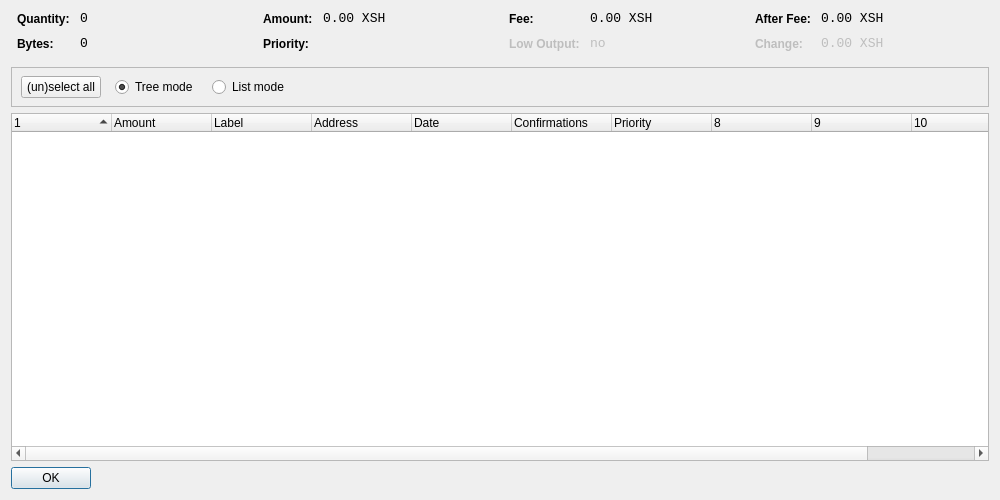
<?xml version="1.0" encoding="UTF-8"?>
<ui version="4.0">
 <class>CoinControlDialog</class>
 <widget class="QDialog" name="CoinControlDialog">
  <property name="geometry">
   <rect>
    <x>0</x>
    <y>0</y>
    <width>1000</width>
    <height>500</height>
   </rect>
  </property>
  <property name="windowTitle">
   <string>Coin Control</string>
  </property>
  <layout class="QVBoxLayout" name="verticalLayout">
   <item>
    <layout class="QHBoxLayout" name="horizontalLayoutTop" stretch="0,0,0,0">
     <property name="topMargin">
      <number>0</number>
     </property>
     <property name="bottomMargin">
      <number>10</number>
     </property>
     <item>
      <layout class="QFormLayout" name="formLayoutCoinControl1">
       <property name="horizontalSpacing">
        <number>10</number>
       </property>
       <property name="verticalSpacing">
        <number>10</number>
       </property>
       <property name="leftMargin">
        <number>6</number>
       </property>
       <property name="rightMargin">
        <number>6</number>
       </property>
       <item row="0" column="0">
        <widget class="QLabel" name="labelCoinControlQuantityText">
         <property name="styleSheet">
          <string notr="true">font-weight:bold;</string>
         </property>
         <property name="text">
          <string>Quantity:</string>
         </property>
        </widget>
       </item>
       <item row="0" column="1">
        <widget class="QLabel" name="labelCoinControlQuantity">
         <property name="font">
          <font>
           <family>Monospace</family>
           <pointsize>10</pointsize>
          </font>
         </property>
         <property name="cursor">
          <cursorShape>IBeamCursor</cursorShape>
         </property>
         <property name="contextMenuPolicy">
          <enum>Qt::ActionsContextMenu</enum>
         </property>
         <property name="text">
          <string>0</string>
         </property>
         <property name="textInteractionFlags">
          <set>Qt::LinksAccessibleByMouse|Qt::TextSelectableByKeyboard|Qt::TextSelectableByMouse</set>
         </property>
        </widget>
       </item>
       <item row="1" column="0">
        <widget class="QLabel" name="labelCoinControlBytesText">
         <property name="styleSheet">
          <string notr="true">font-weight:bold;</string>
         </property>
         <property name="text">
          <string>Bytes:</string>
         </property>
        </widget>
       </item>
       <item row="1" column="1">
        <widget class="QLabel" name="labelCoinControlBytes">
         <property name="font">
          <font>
           <family>Monospace</family>
           <pointsize>10</pointsize>
          </font>
         </property>
         <property name="cursor">
          <cursorShape>IBeamCursor</cursorShape>
         </property>
         <property name="contextMenuPolicy">
          <enum>Qt::ActionsContextMenu</enum>
         </property>
         <property name="text">
          <string>0</string>
         </property>
         <property name="textInteractionFlags">
          <set>Qt::LinksAccessibleByMouse|Qt::TextSelectableByKeyboard|Qt::TextSelectableByMouse</set>
         </property>
        </widget>
       </item>
      </layout>
     </item>
     <item>
      <layout class="QFormLayout" name="formLayoutCoinControl2">
       <property name="horizontalSpacing">
        <number>10</number>
       </property>
       <property name="verticalSpacing">
        <number>10</number>
       </property>
       <property name="leftMargin">
        <number>6</number>
       </property>
       <property name="rightMargin">
        <number>6</number>
       </property>
       <item row="0" column="0">
        <widget class="QLabel" name="labelCoinControlAmountText">
         <property name="styleSheet">
          <string notr="true">font-weight:bold;</string>
         </property>
         <property name="text">
          <string>Amount:</string>
         </property>
        </widget>
       </item>
       <item row="0" column="1">
        <widget class="QLabel" name="labelCoinControlAmount">
         <property name="font">
          <font>
           <family>Monospace</family>
           <pointsize>10</pointsize>
          </font>
         </property>
         <property name="cursor">
          <cursorShape>IBeamCursor</cursorShape>
         </property>
         <property name="contextMenuPolicy">
          <enum>Qt::ActionsContextMenu</enum>
         </property>
         <property name="text">
          <string>0.00 XSH</string>
         </property>
         <property name="textInteractionFlags">
          <set>Qt::LinksAccessibleByMouse|Qt::TextSelectableByKeyboard|Qt::TextSelectableByMouse</set>
         </property>
        </widget>
       </item>
       <item row="1" column="0">
        <widget class="QLabel" name="labelCoinControlPriorityText">
         <property name="styleSheet">
          <string notr="true">font-weight:bold;</string>
         </property>
         <property name="text">
          <string>Priority:</string>
         </property>
        </widget>
       </item>
       <item row="1" column="1">
        <widget class="QLabel" name="labelCoinControlPriority">
         <property name="font">
          <font>
           <family>Monospace</family>
           <pointsize>10</pointsize>
          </font>
         </property>
         <property name="cursor">
          <cursorShape>IBeamCursor</cursorShape>
         </property>
         <property name="contextMenuPolicy">
          <enum>Qt::ActionsContextMenu</enum>
         </property>
         <property name="text">
          <string/>
         </property>
         <property name="textInteractionFlags">
          <set>Qt::LinksAccessibleByMouse|Qt::TextSelectableByKeyboard|Qt::TextSelectableByMouse</set>
         </property>
        </widget>
       </item>
      </layout>
     </item>
     <item>
      <layout class="QFormLayout" name="formLayoutCoinControl3">
       <property name="horizontalSpacing">
        <number>10</number>
       </property>
       <property name="verticalSpacing">
        <number>10</number>
       </property>
       <property name="leftMargin">
        <number>6</number>
       </property>
       <property name="rightMargin">
        <number>6</number>
       </property>
       <item row="0" column="0">
        <widget class="QLabel" name="labelCoinControlFeeText">
         <property name="styleSheet">
          <string notr="true">font-weight:bold;</string>
         </property>
         <property name="text">
          <string>Fee:</string>
         </property>
        </widget>
       </item>
       <item row="0" column="1">
        <widget class="QLabel" name="labelCoinControlFee">
         <property name="font">
          <font>
           <family>Monospace</family>
           <pointsize>10</pointsize>
          </font>
         </property>
         <property name="cursor">
          <cursorShape>IBeamCursor</cursorShape>
         </property>
         <property name="contextMenuPolicy">
          <enum>Qt::ActionsContextMenu</enum>
         </property>
         <property name="text">
          <string>0.00 XSH</string>
         </property>
         <property name="textInteractionFlags">
          <set>Qt::LinksAccessibleByMouse|Qt::TextSelectableByKeyboard|Qt::TextSelectableByMouse</set>
         </property>
        </widget>
       </item>
       <item row="1" column="0">
        <widget class="QLabel" name="labelCoinControlLowOutputText">
         <property name="enabled">
          <bool>false</bool>
         </property>
         <property name="styleSheet">
          <string notr="true">font-weight:bold;</string>
         </property>
         <property name="text">
          <string>Low Output:</string>
         </property>
        </widget>
       </item>
       <item row="1" column="1">
        <widget class="QLabel" name="labelCoinControlLowOutput">
         <property name="enabled">
          <bool>false</bool>
         </property>
         <property name="font">
          <font>
           <family>Monospace</family>
           <pointsize>10</pointsize>
          </font>
         </property>
         <property name="cursor">
          <cursorShape>IBeamCursor</cursorShape>
         </property>
         <property name="contextMenuPolicy">
          <enum>Qt::ActionsContextMenu</enum>
         </property>
         <property name="text">
          <string>no</string>
         </property>
         <property name="textInteractionFlags">
          <set>Qt::LinksAccessibleByMouse|Qt::TextSelectableByKeyboard|Qt::TextSelectableByMouse</set>
         </property>
        </widget>
       </item>
      </layout>
     </item>
     <item>
      <layout class="QFormLayout" name="formLayoutCoinControl4">
       <property name="horizontalSpacing">
        <number>10</number>
       </property>
       <property name="verticalSpacing">
        <number>10</number>
       </property>
       <property name="leftMargin">
        <number>6</number>
       </property>
       <property name="rightMargin">
        <number>6</number>
       </property>
       <item row="0" column="0">
        <widget class="QLabel" name="labelCoinControlAfterFeeText">
         <property name="styleSheet">
          <string notr="true">font-weight:bold;</string>
         </property>
         <property name="text">
          <string>After Fee:</string>
         </property>
        </widget>
       </item>
       <item row="0" column="1">
        <widget class="QLabel" name="labelCoinControlAfterFee">
         <property name="font">
          <font>
           <family>Monospace</family>
           <pointsize>10</pointsize>
          </font>
         </property>
         <property name="cursor">
          <cursorShape>IBeamCursor</cursorShape>
         </property>
         <property name="contextMenuPolicy">
          <enum>Qt::ActionsContextMenu</enum>
         </property>
         <property name="text">
          <string>0.00 XSH</string>
         </property>
         <property name="textInteractionFlags">
          <set>Qt::LinksAccessibleByMouse|Qt::TextSelectableByKeyboard|Qt::TextSelectableByMouse</set>
         </property>
        </widget>
       </item>
       <item row="1" column="0">
        <widget class="QLabel" name="labelCoinControlChangeText">
         <property name="enabled">
          <bool>false</bool>
         </property>
         <property name="styleSheet">
          <string notr="true">font-weight:bold;</string>
         </property>
         <property name="text">
          <string>Change:</string>
         </property>
        </widget>
       </item>
       <item row="1" column="1">
        <widget class="QLabel" name="labelCoinControlChange">
         <property name="enabled">
          <bool>false</bool>
         </property>
         <property name="font">
          <font>
           <family>Monospace</family>
           <pointsize>10</pointsize>
          </font>
         </property>
         <property name="cursor">
          <cursorShape>IBeamCursor</cursorShape>
         </property>
         <property name="contextMenuPolicy">
          <enum>Qt::ActionsContextMenu</enum>
         </property>
         <property name="text">
          <string>0.00 XSH</string>
         </property>
         <property name="textInteractionFlags">
          <set>Qt::LinksAccessibleByMouse|Qt::TextSelectableByKeyboard|Qt::TextSelectableByMouse</set>
         </property>
        </widget>
       </item>
      </layout>
     </item>
    </layout>
   </item>
   <item>
    <widget class="QFrame" name="frame">
     <property name="minimumSize">
      <size>
       <width>0</width>
       <height>40</height>
      </size>
     </property>
     <property name="frameShape">
      <enum>QFrame::StyledPanel</enum>
     </property>
     <property name="frameShadow">
      <enum>QFrame::Sunken</enum>
     </property>
     <widget class="QWidget" name="horizontalLayoutWidget">
      <property name="geometry">
       <rect>
        <x>10</x>
        <y>0</y>
        <width>781</width>
        <height>41</height>
       </rect>
      </property>
      <layout class="QHBoxLayout" name="horizontalLayoutPanel" stretch="0,0,0,0,0">
       <property name="spacing">
        <number>14</number>
       </property>
       <item>
        <widget class="QPushButton" name="pushButtonSelectAll">
         <property name="sizePolicy">
          <sizepolicy hsizetype="Maximum" vsizetype="Fixed">
           <horstretch>0</horstretch>
           <verstretch>0</verstretch>
          </sizepolicy>
         </property>
         <property name="text">
          <string>(un)select all</string>
         </property>
        </widget>
       </item>
       <item>
        <widget class="QRadioButton" name="radioTreeMode">
         <property name="sizePolicy">
          <sizepolicy hsizetype="Maximum" vsizetype="Fixed">
           <horstretch>0</horstretch>
           <verstretch>0</verstretch>
          </sizepolicy>
         </property>
         <property name="text">
          <string>Tree mode</string>
         </property>
         <property name="checked">
          <bool>true</bool>
         </property>
        </widget>
       </item>
       <item>
        <widget class="QRadioButton" name="radioListMode">
         <property name="sizePolicy">
          <sizepolicy hsizetype="Maximum" vsizetype="Fixed">
           <horstretch>0</horstretch>
           <verstretch>0</verstretch>
          </sizepolicy>
         </property>
         <property name="text">
          <string>List mode</string>
         </property>
        </widget>
       </item>
       <item>
        <spacer name="horizontalSpacer">
         <property name="orientation">
          <enum>Qt::Horizontal</enum>
         </property>
         <property name="sizeHint" stdset="0">
          <size>
           <width>40</width>
           <height>20</height>
          </size>
         </property>
        </spacer>
       </item>
      </layout>
     </widget>
    </widget>
   </item>
   <item>
    <widget class="CoinControlTreeWidget" name="treeWidget">
     <property name="contextMenuPolicy">
      <enum>Qt::CustomContextMenu</enum>
     </property>
     <property name="sortingEnabled">
      <bool>false</bool>
     </property>
     <property name="columnCount">
      <number>11</number>
     </property>
     <attribute name="headerShowSortIndicator" stdset="0">
      <bool>true</bool>
     </attribute>
     <attribute name="headerStretchLastSection">
      <bool>false</bool>
     </attribute>
     <column>
      <property name="text">
       <string/>
      </property>
     </column>
     <column>
      <property name="text">
       <string>Amount</string>
      </property>
     </column>
     <column>
      <property name="text">
       <string>Label</string>
      </property>
     </column>
     <column>
      <property name="text">
       <string>Address</string>
      </property>
     </column>
     <column>
      <property name="text">
       <string>Date</string>
      </property>
     </column>
     <column>
      <property name="text">
       <string>Confirmations</string>
      </property>
      <property name="toolTip">
       <string>Confirmed</string>
      </property>
     </column>
     <column>
      <property name="text">
       <string>Priority</string>
      </property>
     </column>
     <column>
      <property name="text">
       <string/>
      </property>
     </column>
     <column>
      <property name="text">
       <string/>
      </property>
     </column>
     <column>
      <property name="text">
       <string/>
      </property>
     </column>
     <column>
      <property name="text">
       <string/>
      </property>
     </column>
    </widget>
   </item>
   <item>
    <widget class="QDialogButtonBox" name="buttonBox">
     <property name="sizePolicy">
      <sizepolicy hsizetype="Maximum" vsizetype="Fixed">
       <horstretch>0</horstretch>
       <verstretch>0</verstretch>
      </sizepolicy>
     </property>
     <property name="orientation">
      <enum>Qt::Horizontal</enum>
     </property>
     <property name="standardButtons">
      <set>QDialogButtonBox::Ok</set>
     </property>
    </widget>
   </item>
  </layout>
 </widget>
 <customwidgets>
  <customwidget>
   <class>CoinControlTreeWidget</class>
   <extends>QTreeWidget</extends>
   <header>coincontroltreewidget.h</header>
  </customwidget>
 </customwidgets>
 <resources/>
 <connections/>
</ui>
